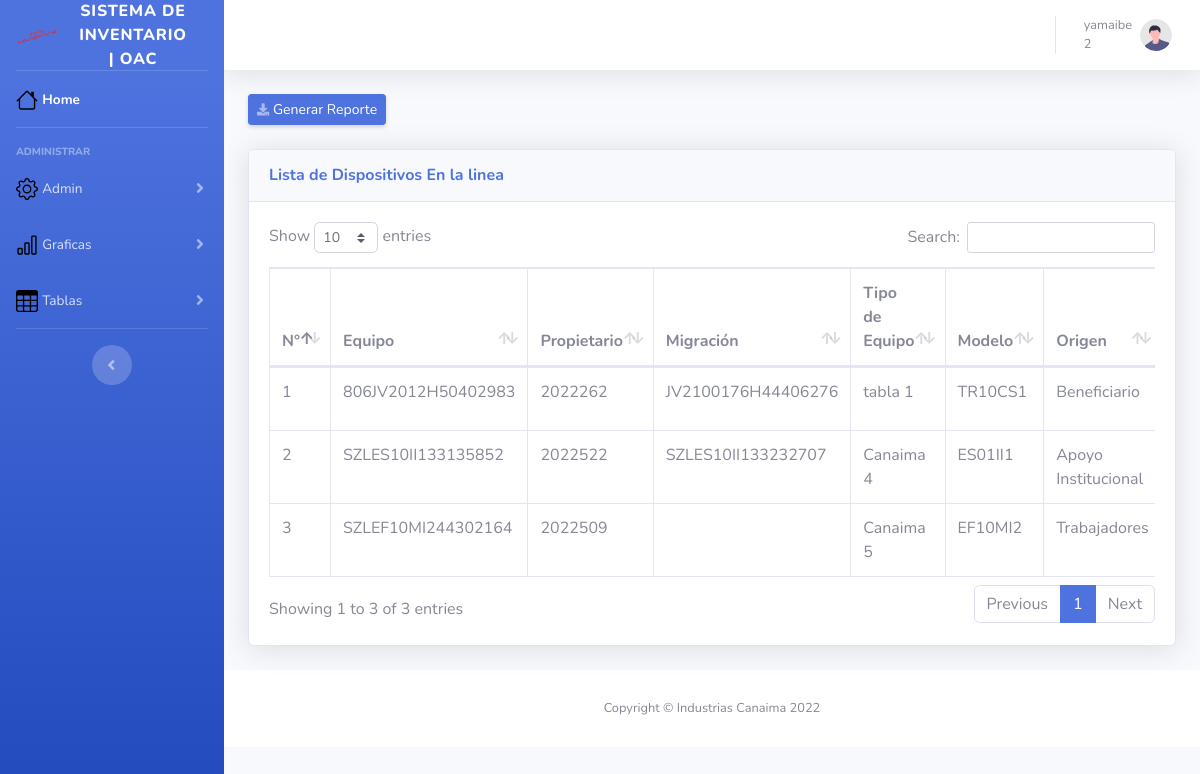
Screenshot of /dispositivosdeSalida.php (signed in) with the database file from the repository.
### tables this page shows
CREATE TABLE IF NOT EXISTS `reparacion` (
  `id_reparacion` int(11) NOT NULL AUTO_INCREMENT,
  `equipo` varchar(20) NOT NULL,
  `propietario` int(10) NOT NULL,
  `migracion` varchar(20) NOT NULL,
  `id_tipo_de_equipo` int(11) NOT NULL,
  `id_origen` int(11) NOT NULL,
  PRIMARY KEY (`id_reparacion`),
  KEY `id_origen` (`id_origen`),
  KEY `id_tipo_de_equipo` (`id_tipo_de_equipo`),
  CONSTRAINT `reparacion_ibfk_1` FOREIGN KEY (`id_origen`) REFERENCES `origen` (`id_origen`),
  CONSTRAINT `reparacion_ibfk_2` FOREIGN KEY (`id_tipo_de_equipo`) REFERENCES `tipo_de_equipo` (`id_tipo_de_equipo`)
);

CREATE TABLE IF NOT EXISTS `tipo_de_equipo` (
  `id_tipo_de_equipo` int(11) NOT NULL AUTO_INCREMENT,
  `nombre` varchar(20) NOT NULL,
  `modelo` varchar(30) NOT NULL,
  `estado` varchar(60) NOT NULL,
  `cant_act` int(11) NOT NULL,
  `stock` int(11) NOT NULL,
  PRIMARY KEY (`id_tipo_de_equipo`)
);

CREATE TABLE IF NOT EXISTS `origen` (
  `id_origen` int(11) NOT NULL AUTO_INCREMENT,
  `origen` varchar(60) NOT NULL,
  PRIMARY KEY (`id_origen`)
);

### dispositivosdeSalida.php (the view, shortened to what this page needs)
<?php
require "config/conexionProvi.php";
$usuario = $_SESSION['usuario'];
$rol = $_SESSION['id_roles'];
$consulta = "SELECT r.id_reparacion, r.equipo, r.propietario, r.migracion, t.nombre, t.modelo, o.origen FROM reparacion AS r INNER JOIN tipo_de_equipo AS t ON t.id_tipo_de_equipo=r.id_tipo_de_equipo INNER JOIN origen AS o ON r.id_origen=o.id_origen";
$resultado = $mysqli->query($consulta);
?>
<!DOCTYPE html>
<html lang="es">
<head>
    <link href="vendor/fontawesome-free/css/all.min.css" rel="stylesheet" type="text/css">
    <link href="css/sb-admin-2.min.css" rel="stylesheet">
</head>
<body id="page-top">
    <div id="wrapper">
        <?php include "inc/navbarlateral.php"; ?>
        <div id="content-wrapper" class="d-flex flex-column">
            <div id="content">
                <?php include "inc/navbar.php"; ?>
                <div class="container-fluid">
                    <div class="d-sm-flex align-items-center justify-content-between mb-4">
                        <a href="#" class="d-none d-sm-inline-block btn btn-sm btn-primary shadow-sm"><i class="fas fa-download fa-sm text-white-50"></i> Generar Reporte</a>
                    </div>
                    <div class="card shadow mb-4">
                        <div class="card-header py-3">
                            <h6 class="m-0 font-weight-bold text-primary">Lista de Dispositivos En la linea</h6>
                        </div>
                        <div class="card-body">
                            <div class="table-responsive">
                                <table class="table table-bordered" id="dataTable" width="100%" cellspacing="0">
                                    <thead>
                                        <tr>
                                            <th>N°</th>
                                            <th>Equipo</th>
                                            <th>Propietario</th>
                                            <th>Migración</th>
                                            <th>Tipo de Equipo</th>
                                            <th>Modelo</th>
                                            <th>Origen</th>
                                        </tr>
                                    </thead>
                                    <tbody>
                                        <?php
                                        while ($row = $resultado->fetch_assoc()) {
                                        ?>
                                            <tr>
                                                <td><?php echo $row['id_reparacion']; ?></td>
                                                <td><?php echo $row['equipo']; ?></td>
                                                <td><?php echo $row['propietario']; ?></td>
                                                <td><?php echo $row['migracion']; ?></td>
                                                <td><?php echo $row['nombre']; ?></td>
                                                <td><?php echo $row['modelo']; ?></td>
                                                <td><?php echo $row['origen']; ?></td>
                                            </tr>
                                        <?php
                                        }
                                        ?>
                                    </tbody>
                                </table>
                            </div>
                        </div>
                    </div>
                </div>
                <footer class="sticky-footer bg-white">
                    <div class="container my-auto">
                        <div class="copyright text-center my-auto">
                            <span>Copyright &copy; Industrias Canaima 2022</span>
                        </div>
                    </div>
                </footer>
            </div>
        </div>
        <?php include "inc/script.php"; ?>
</body>
</html>

### inc/navbarlateral.php (shortened to what this page needs)
<ul class="navbar-nav bg-gradient-primary sidebar sidebar-dark accordion" id="accordionSidebar">
<?php
	switch($rol){
	case 2:
		echo ' <a class="sidebar-brand d-flex align-items-center justify-content-center" href="presidencia.php">';
	break;
}
?>
           <div class="sidebar-brand-icon rotate-n-15">
            <img src="img/Canaima.png " alt="Industrias Canaima" width="42" height="42">
        </div>
        <div class="sidebar-brand-text mx-3"><?php echo company; ?></div>
    </a>
    <hr class="sidebar-divider my-0">
    <li class="nav-item active">
        <?php
            switch ($rol) {
                case 2:
                    echo '<a class="nav-link" href="presidencia.php">';
                    break;
            }
        ?>
            <img src="img/svg/house.svg " alt="Industrias Canaima" width="22" height="22">
            <span>Home</span></a>
    </li>
    <hr class="sidebar-divider">
    <div class="sidebar-heading">
        Administrar
    </div>
    <li class="nav-item">
        <a class="nav-link collapsed" href="#" data-toggle="collapse" data-target="#collapseTwo" aria-expanded="true"
            aria-controls="collapseTwo">
            <img src="img/svg/setting.svg " alt="Industrias Canaima" width="22" height="22">
            <span>Admin</span>
        </a>
    </li>
    <li class="nav-item">
        <a class="nav-link collapsed" href="#" data-toggle="collapse" data-target="#collapseUtilities"
            aria-expanded="true" aria-controls="collapseUtilities">
            <img src="img/svg/grafica.svg " alt="Industrias Canaima" width="22" height="22">
            <span>Graficas</span>
        </a>
    </li>
    <li class="nav-item">
        <a class="nav-link collapsed" href="#" data-toggle="collapse" data-target="#collapsePages" aria-expanded="true"
            aria-controls="collapsePages">
            <img src="img/svg/table.svg " alt="Industrias Canaima" width="22" height="22">
            <span>Tablas</span>
        </a>
    </li>
    <hr class="sidebar-divider d-none d-md-block">
    <div class="text-center d-none d-md-inline">
        <button class="rounded-circle border-0" id="sidebarToggle"></button>
    </div>
</ul>

### inc/navbar.php (shortened to what this page needs)
<nav class="navbar navbar-expand navbar-light bg-white topbar mb-4 static-top shadow">
    <ul class="navbar-nav ml-auto">
        <li class="nav-item dropdown no-arrow">
            <a class="nav-link dropdown-toggle" href="#" id="userDropdown" role="button" data-toggle="dropdown" aria-haspopup="true" aria-expanded="false">
                <span class="mr-2 d-none d-lg-inline text-gray-600 small"><?php echo $usuario;
                  echo "<br>". $rol;?></span>
                <img class="img-profile rounded-circle" src="img/undraw_profile.svg">
            </a>
        </li>
    </ul>
</nav>

### inc/script.php (shortened to what this page needs)
<link href="vendor/datatables/dataTables.bootstrap4.min.css" rel="stylesheet">

### rows the page displays
reparacion: id_reparacion "1", equipo "806JV2012H50402983", propietario "2022262", migracion "JV2100176H44406276", id_tipo_de_equipo.nombre "tabla 1", id_tipo_de_equipo.modelo "TR10CS1", id_origen.origen "Beneficiario"
reparacion: id_reparacion "2", equipo "SZLES10II133135852", propietario "2022522", migracion "SZLES10II133232707", id_tipo_de_equipo.nombre "Canaima 4", id_tipo_de_equipo.modelo "ES01II1", id_origen.origen "Apoyo Institucional"
reparacion: id_reparacion "3", equipo "SZLEF10MI244302164", propietario "2022509", id_tipo_de_equipo.nombre "Canaima 5", id_tipo_de_equipo.modelo "EF10MI2", id_origen.origen "Trabajadores"

### other values shown
company "SISTEMA DE INVENTARIO | OAC"
$usuario "yamaibe"
$rol "2"
